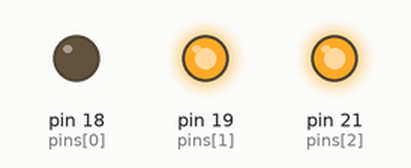
The program below on a simulated Raspberry Pi (header pin numbers). Parts: output pins drawn as LEDs (lit = HIGH). At 10.0 s the program stops and its outputs stay as they are.

Above: at 0.1 s.
At 10.1 s:
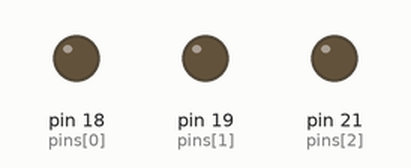
Timing chart, 0 to 11.5 s (numbered marks = the images above):
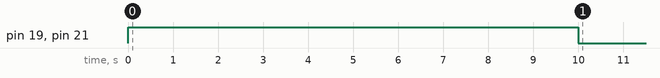

The program:

led_rgb.py
```python
import RPi.GPIO as GPIO
import time

pins = (18, 19, 21) # 빨강은 18핀, 초록은 19핀, 파랑은 21핀 지정

def led(pins, color, t):
    RGBs = (
        (1,1,1), # 하양색
        (1,0,0), # 빨강색
        (0,1,0), # 초록색
        (0,0,1), # 파랑색
        (0,1,1), # 청록색
        (1,0,1), # 보라색
        (1,1,0), # 노랑색
    )

    GPIO.setmode(GPIO.BOARD)

    GPIO.setup(pins[0], GPIO.OUT)
    GPIO.setup(pins[1], GPIO.OUT)
    GPIO.setup(pins[2], GPIO.OUT)

    GPIO.output(pins[0], RGBs[color][0])
    GPIO.output(pins[1], RGBs[color][1])
    GPIO.output(pins[2], RGBs[color][2])

    time.sleep(t)

    GPIO.cleanup(pins)

led(pins, 4, 10) # 청록색으로 10초 동안 점등
```

Measured:
- by itself, pin 19 (pins[1]), pin 21 (pins[2]): LOW → HIGH at 0.00 s, → LOW 10.0 s later
